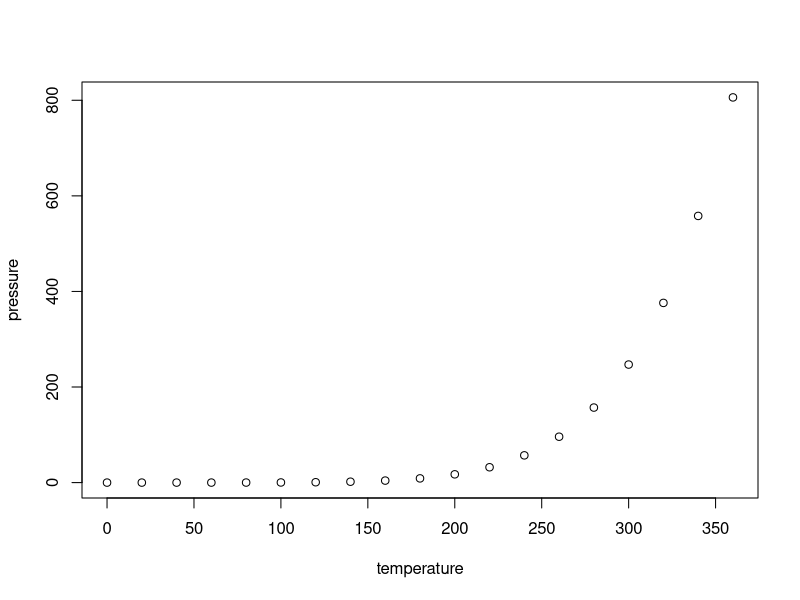
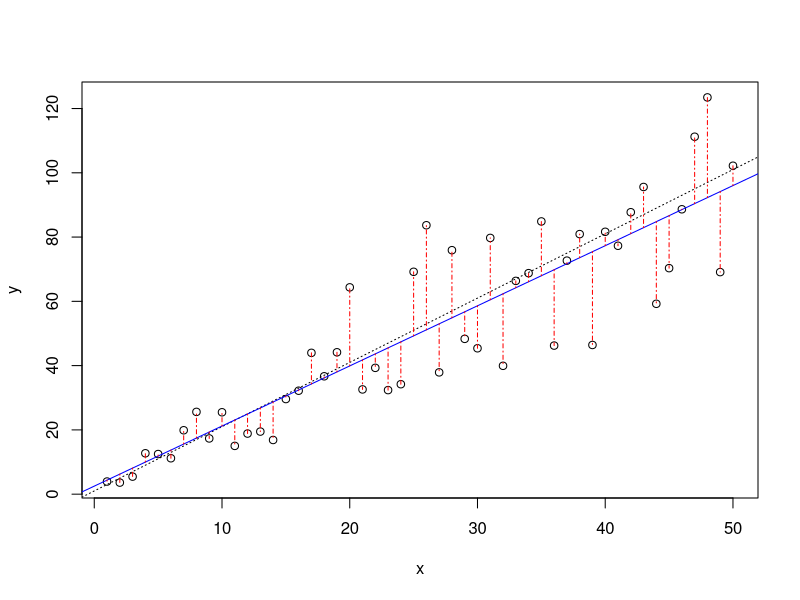
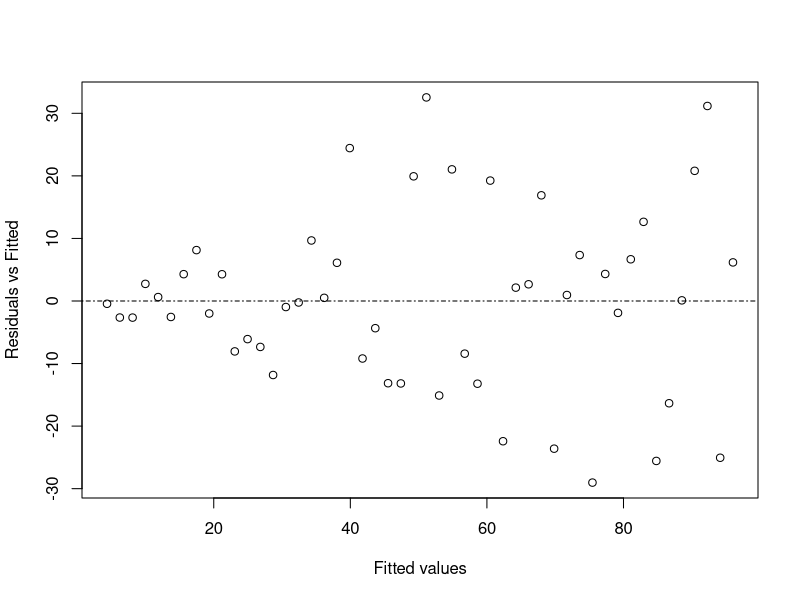
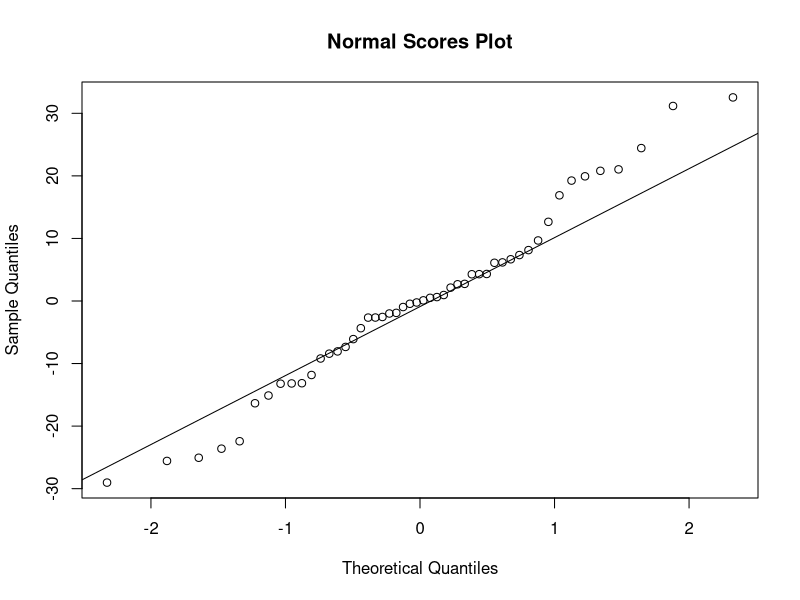
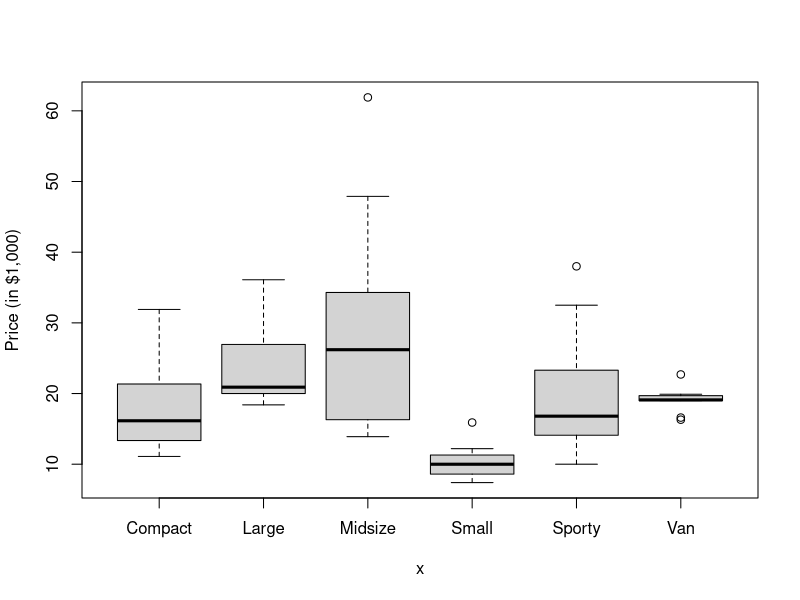
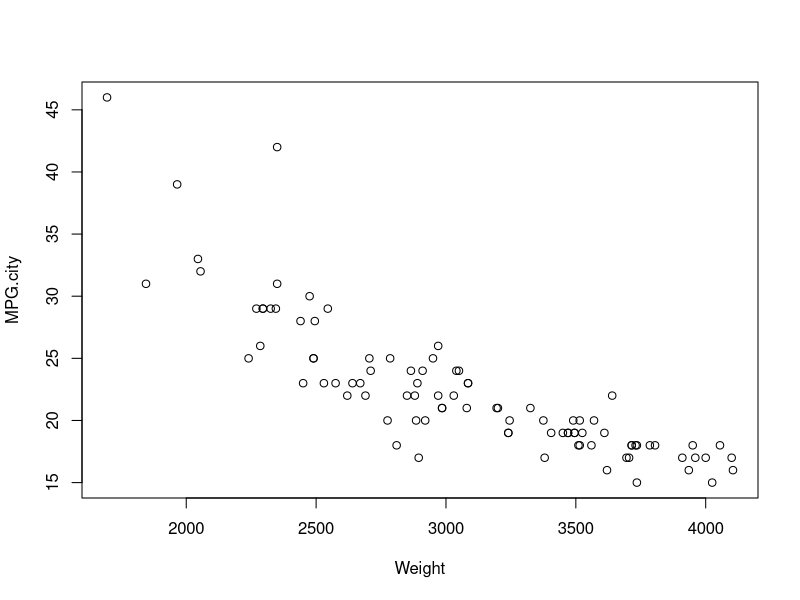
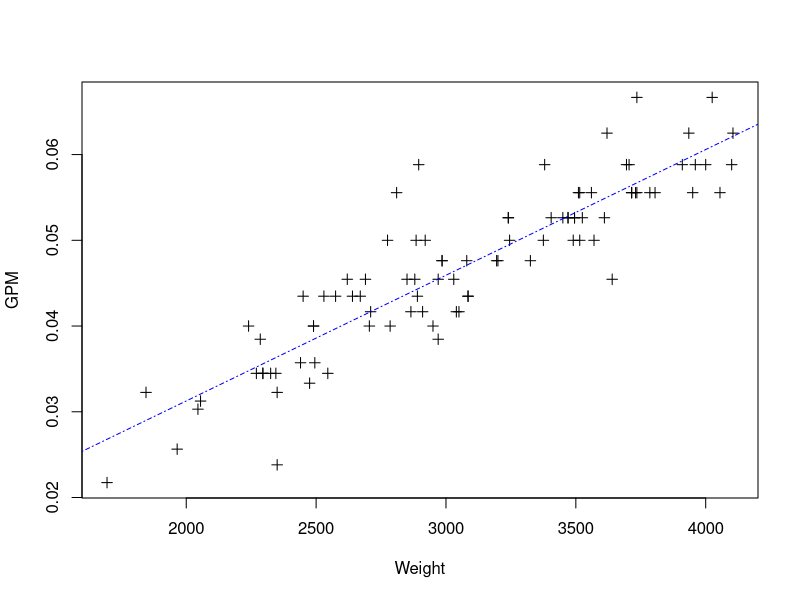
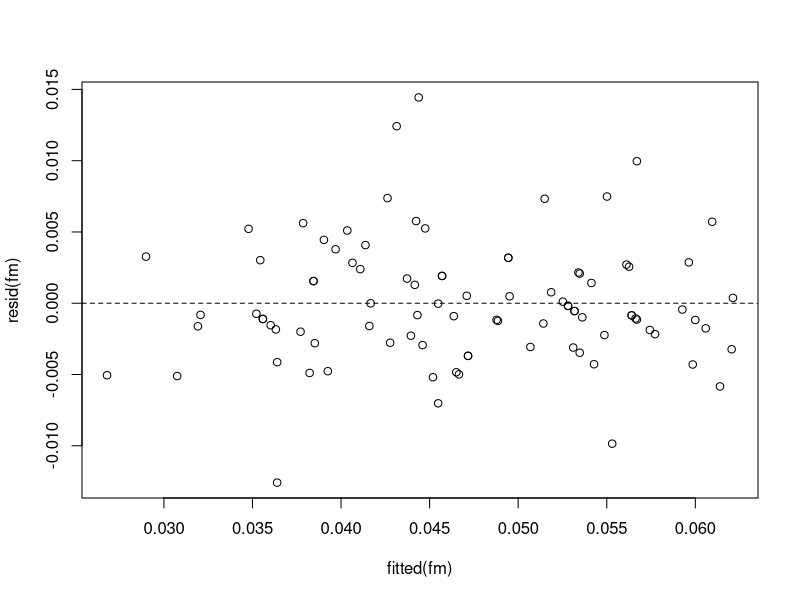

The R script that drew these images, in order:
## ---- chunk 1
knitr::opts_chunk$set(echo = TRUE)
## ---- chunk 2
summary(cars)
## ---- chunk 3
plot(pressure)
## ---- chunk 4

x <- 1:50
w <- 1+ x/2
rdata <- data.frame(x+x, y=1+2*x+rnorm(x)*w)

rdata
fm<- lm(y~x,data=rdata)
summary(fm)
attach(rdata)
search()
objects(2)
plot(x,y)
abline(1,2,lty=3)
abline(coef(fm),col="blue")
segments(x,fitted(fm),x,y,lty=4,col="red")
plot(fitted(fm),resid(fm),xlab = "Fitted values",ylab = "Residuals vs Fitted")
abline(h=0,lty=4)
qqnorm(resid(fm),main="Normal Scores Plot")
qqline(resid(fm))
detach("rdata")
rm(fm,x,rdata)
## ---- chunk 5
require(MASS)
??Cars93
with(Cars93,plot(Type,Price, ylab="Price (in $1,000)"))
attach(Cars93)
Tf <- table(Type)
Tf
Cf <- table(Cylinders)
TC <- table(Type,Cylinders)
TC
Make[Cylinders=="5"]
rbind(cbind(TC,Tf),c(Cf,sum(Cf)))
plot(Weight,MPG.city)
## ---- chunk 6
Cars93T <- transform(Cars93,GPM=1/MPG.city)
with(Cars93T,plot(Weight,GPM, pch=3))
fm <- lm(GPM~Weight,Cars93T)
abline(fm,lty=4,col="blue")
plot(fitted(fm),resid(fm))
abline(h=0,lty=2)
identify(fitted(fm),resid(fm),Make)
## ---- chunk 7
x <-seq(-pi,pi,len=50)
y<- x
f <- outer(x,y,function(x,y)cos(y)/(1+x^2))
par(pty="s")
contour(x,y,f)
contour(x,y,f,nint=15,add=T)
fa <- (f-t(f))/2
contour(x,y,fa,nint=15)
persp(x,y,f)
image(x,y,f)
image(x,y,fa)
objects()
rm(x,y,f,fa)
## ---- chunk 8
th <- seq(-pi,pi,len=200)
z <- exp(1i*th)
par(pty="s")
plot(z,type = "l")
w <- rnorm(1000)+rnorm(1000)*1i
w <- ifelse(abs(w)>1, 1/w,w)
plot(w,xlim=c(-1,1),ylim=c(-1,1),pch=4,xlab="",ylab="",axes=F)
lines(z)
w <- sqrt(runif(1000))*exp(2*pi*runif(1000)*1i)
plot(w,xlim=c(-1,1),ylim=c(-1,1),pch=1,xlab="",ylab="",axes=F)
lines(z)
rm(th,w,z)
q()
